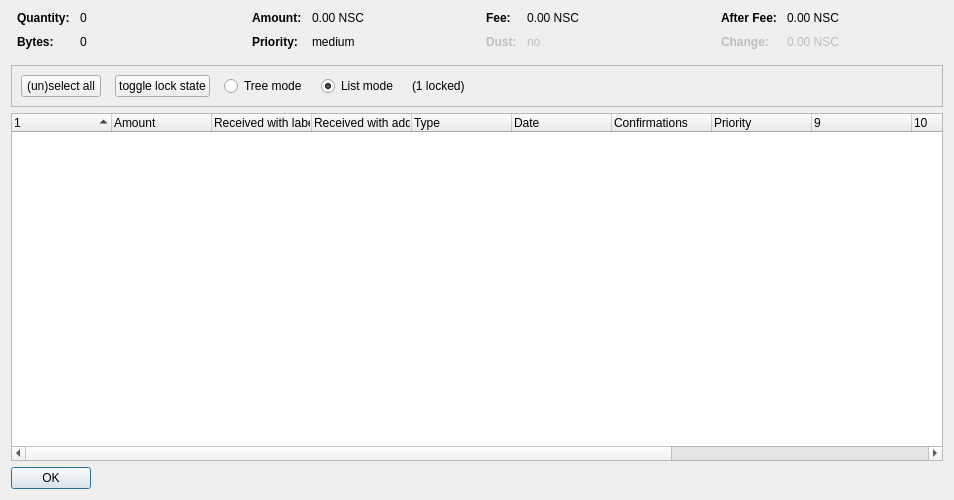
<?xml version="1.0" encoding="UTF-8"?>
<ui version="4.0">
 <class>CoinControlDialog</class>
 <widget class="QDialog" name="CoinControlDialog">
  <property name="geometry">
   <rect>
    <x>0</x>
    <y>0</y>
    <width>954</width>
    <height>500</height>
   </rect>
  </property>
  <property name="windowTitle">
   <string>Coin Selection</string>
  </property>
  <layout class="QVBoxLayout" name="verticalLayout">
   <item>
    <layout class="QHBoxLayout" name="horizontalLayoutTop" stretch="0,0,0,0">
     <property name="topMargin">
      <number>0</number>
     </property>
     <property name="bottomMargin">
      <number>10</number>
     </property>
     <item>
      <layout class="QFormLayout" name="formLayoutCoinControl1">
       <property name="horizontalSpacing">
        <number>10</number>
       </property>
       <property name="verticalSpacing">
        <number>10</number>
       </property>
       <property name="leftMargin">
        <number>6</number>
       </property>
       <property name="rightMargin">
        <number>6</number>
       </property>
       <item row="0" column="0">
        <widget class="QLabel" name="labelCoinControlQuantityText">
         <property name="font">
          <font>
           <weight>75</weight>
           <bold>true</bold>
          </font>
         </property>
         <property name="text">
          <string>Quantity:</string>
         </property>
        </widget>
       </item>
       <item row="0" column="1">
        <widget class="QLabel" name="labelCoinControlQuantity">
         <property name="cursor">
          <cursorShape>IBeamCursor</cursorShape>
         </property>
         <property name="contextMenuPolicy">
          <enum>Qt::ActionsContextMenu</enum>
         </property>
         <property name="text">
          <string notr="true">0</string>
         </property>
         <property name="textInteractionFlags">
          <set>Qt::LinksAccessibleByMouse|Qt::TextSelectableByKeyboard|Qt::TextSelectableByMouse</set>
         </property>
        </widget>
       </item>
       <item row="1" column="0">
        <widget class="QLabel" name="labelCoinControlBytesText">
         <property name="font">
          <font>
           <weight>75</weight>
           <bold>true</bold>
          </font>
         </property>
         <property name="text">
          <string>Bytes:</string>
         </property>
        </widget>
       </item>
       <item row="1" column="1">
        <widget class="QLabel" name="labelCoinControlBytes">
         <property name="cursor">
          <cursorShape>IBeamCursor</cursorShape>
         </property>
         <property name="contextMenuPolicy">
          <enum>Qt::ActionsContextMenu</enum>
         </property>
         <property name="text">
          <string notr="true">0</string>
         </property>
         <property name="textInteractionFlags">
          <set>Qt::LinksAccessibleByMouse|Qt::TextSelectableByKeyboard|Qt::TextSelectableByMouse</set>
         </property>
        </widget>
       </item>
      </layout>
     </item>
     <item>
      <layout class="QFormLayout" name="formLayoutCoinControl2">
       <property name="horizontalSpacing">
        <number>10</number>
       </property>
       <property name="verticalSpacing">
        <number>10</number>
       </property>
       <property name="leftMargin">
        <number>6</number>
       </property>
       <property name="rightMargin">
        <number>6</number>
       </property>
       <item row="0" column="0">
        <widget class="QLabel" name="labelCoinControlAmountText">
         <property name="font">
          <font>
           <weight>75</weight>
           <bold>true</bold>
          </font>
         </property>
         <property name="text">
          <string>Amount:</string>
         </property>
        </widget>
       </item>
       <item row="0" column="1">
        <widget class="QLabel" name="labelCoinControlAmount">
         <property name="cursor">
          <cursorShape>IBeamCursor</cursorShape>
         </property>
         <property name="contextMenuPolicy">
          <enum>Qt::ActionsContextMenu</enum>
         </property>
         <property name="text">
          <string notr="true">0.00 NSC</string>
         </property>
         <property name="textInteractionFlags">
          <set>Qt::LinksAccessibleByMouse|Qt::TextSelectableByKeyboard|Qt::TextSelectableByMouse</set>
         </property>
        </widget>
       </item>
       <item row="1" column="0">
        <widget class="QLabel" name="labelCoinControlPriorityText">
         <property name="font">
          <font>
           <weight>75</weight>
           <bold>true</bold>
          </font>
         </property>
         <property name="text">
          <string>Priority:</string>
         </property>
        </widget>
       </item>
       <item row="1" column="1">
        <widget class="QLabel" name="labelCoinControlPriority">
         <property name="cursor">
          <cursorShape>IBeamCursor</cursorShape>
         </property>
         <property name="contextMenuPolicy">
          <enum>Qt::ActionsContextMenu</enum>
         </property>
         <property name="text">
          <string>medium</string>
         </property>
         <property name="textInteractionFlags">
          <set>Qt::LinksAccessibleByMouse|Qt::TextSelectableByKeyboard|Qt::TextSelectableByMouse</set>
         </property>
        </widget>
       </item>
      </layout>
     </item>
     <item>
      <layout class="QFormLayout" name="formLayoutCoinControl3">
       <property name="horizontalSpacing">
        <number>10</number>
       </property>
       <property name="verticalSpacing">
        <number>10</number>
       </property>
       <property name="leftMargin">
        <number>6</number>
       </property>
       <property name="rightMargin">
        <number>6</number>
       </property>
       <item row="0" column="0">
        <widget class="QLabel" name="labelCoinControlFeeText">
         <property name="font">
          <font>
           <weight>75</weight>
           <bold>true</bold>
          </font>
         </property>
         <property name="text">
          <string>Fee:</string>
         </property>
        </widget>
       </item>
       <item row="0" column="1">
        <widget class="QLabel" name="labelCoinControlFee">
         <property name="cursor">
          <cursorShape>IBeamCursor</cursorShape>
         </property>
         <property name="contextMenuPolicy">
          <enum>Qt::ActionsContextMenu</enum>
         </property>
         <property name="text">
          <string notr="true">0.00 NSC</string>
         </property>
         <property name="textInteractionFlags">
          <set>Qt::LinksAccessibleByMouse|Qt::TextSelectableByKeyboard|Qt::TextSelectableByMouse</set>
         </property>
        </widget>
       </item>
       <item row="1" column="0">
        <widget class="QLabel" name="labelCoinControlLowOutputText">
         <property name="enabled">
          <bool>false</bool>
         </property>
         <property name="font">
          <font>
           <weight>75</weight>
           <bold>true</bold>
          </font>
         </property>
         <property name="text">
          <string>Dust:</string>
         </property>
        </widget>
       </item>
       <item row="1" column="1">
        <widget class="QLabel" name="labelCoinControlLowOutput">
         <property name="enabled">
          <bool>false</bool>
         </property>
         <property name="cursor">
          <cursorShape>IBeamCursor</cursorShape>
         </property>
         <property name="contextMenuPolicy">
          <enum>Qt::ActionsContextMenu</enum>
         </property>
         <property name="text">
          <string>no</string>
         </property>
         <property name="textInteractionFlags">
          <set>Qt::LinksAccessibleByMouse|Qt::TextSelectableByKeyboard|Qt::TextSelectableByMouse</set>
         </property>
        </widget>
       </item>
      </layout>
     </item>
     <item>
      <layout class="QFormLayout" name="formLayoutCoinControl4">
       <property name="horizontalSpacing">
        <number>10</number>
       </property>
       <property name="verticalSpacing">
        <number>10</number>
       </property>
       <property name="leftMargin">
        <number>6</number>
       </property>
       <property name="rightMargin">
        <number>6</number>
       </property>
       <item row="0" column="0">
        <widget class="QLabel" name="labelCoinControlAfterFeeText">
         <property name="font">
          <font>
           <weight>75</weight>
           <bold>true</bold>
          </font>
         </property>
         <property name="text">
          <string>After Fee:</string>
         </property>
        </widget>
       </item>
       <item row="0" column="1">
        <widget class="QLabel" name="labelCoinControlAfterFee">
         <property name="cursor">
          <cursorShape>IBeamCursor</cursorShape>
         </property>
         <property name="contextMenuPolicy">
          <enum>Qt::ActionsContextMenu</enum>
         </property>
         <property name="text">
          <string notr="true">0.00 NSC</string>
         </property>
         <property name="textInteractionFlags">
          <set>Qt::LinksAccessibleByMouse|Qt::TextSelectableByKeyboard|Qt::TextSelectableByMouse</set>
         </property>
        </widget>
       </item>
       <item row="1" column="0">
        <widget class="QLabel" name="labelCoinControlChangeText">
         <property name="enabled">
          <bool>false</bool>
         </property>
         <property name="font">
          <font>
           <weight>75</weight>
           <bold>true</bold>
          </font>
         </property>
         <property name="text">
          <string>Change:</string>
         </property>
        </widget>
       </item>
       <item row="1" column="1">
        <widget class="QLabel" name="labelCoinControlChange">
         <property name="enabled">
          <bool>false</bool>
         </property>
         <property name="cursor">
          <cursorShape>IBeamCursor</cursorShape>
         </property>
         <property name="contextMenuPolicy">
          <enum>Qt::ActionsContextMenu</enum>
         </property>
         <property name="text">
          <string notr="true">0.00 NSC</string>
         </property>
         <property name="textInteractionFlags">
          <set>Qt::LinksAccessibleByMouse|Qt::TextSelectableByKeyboard|Qt::TextSelectableByMouse</set>
         </property>
        </widget>
       </item>
      </layout>
     </item>
    </layout>
   </item>
   <item>
    <widget class="QFrame" name="frame">
     <property name="minimumSize">
      <size>
       <width>0</width>
       <height>40</height>
      </size>
     </property>
     <property name="frameShape">
      <enum>QFrame::StyledPanel</enum>
     </property>
     <property name="frameShadow">
      <enum>QFrame::Sunken</enum>
     </property>
     <layout class="QHBoxLayout" name="horizontalLayout">
      <item>
       <layout class="QHBoxLayout" name="horizontalLayoutPanel" stretch="0,0,0,0,0,0">
        <property name="spacing">
         <number>14</number>
        </property>
        <item>
         <widget class="QPushButton" name="pushButtonSelectAll">
          <property name="sizePolicy">
           <sizepolicy hsizetype="Maximum" vsizetype="Fixed">
            <horstretch>0</horstretch>
            <verstretch>0</verstretch>
           </sizepolicy>
          </property>
          <property name="text">
           <string>(un)select all</string>
          </property>
          <property name="autoDefault">
           <bool>false</bool>
          </property>
         </widget>
        </item>
        <item>
         <widget class="QPushButton" name="pushButtonToggleLock">
          <property name="sizePolicy">
           <sizepolicy hsizetype="Maximum" vsizetype="Fixed">
            <horstretch>0</horstretch>
            <verstretch>0</verstretch>
           </sizepolicy>
          </property>
          <property name="text">
           <string>toggle lock state</string>
          </property>
          <property name="autoDefault">
           <bool>false</bool>
          </property>
         </widget>
        </item>
        <item>
         <widget class="QRadioButton" name="radioTreeMode">
          <property name="sizePolicy">
           <sizepolicy hsizetype="Maximum" vsizetype="Fixed">
            <horstretch>0</horstretch>
            <verstretch>0</verstretch>
           </sizepolicy>
          </property>
          <property name="text">
           <string>Tree mode</string>
          </property>
         </widget>
        </item>
        <item>
         <widget class="QRadioButton" name="radioListMode">
          <property name="sizePolicy">
           <sizepolicy hsizetype="Maximum" vsizetype="Fixed">
            <horstretch>0</horstretch>
            <verstretch>0</verstretch>
           </sizepolicy>
          </property>
          <property name="text">
           <string>List mode</string>
          </property>
          <property name="checked">
           <bool>true</bool>
          </property>
         </widget>
        </item>
        <item>
         <widget class="QLabel" name="labelLocked">
          <property name="text">
           <string>(1 locked)</string>
          </property>
         </widget>
        </item>
        <item>
         <spacer name="horizontalSpacer">
          <property name="orientation">
           <enum>Qt::Horizontal</enum>
          </property>
          <property name="sizeHint" stdset="0">
           <size>
            <width>40</width>
            <height>20</height>
           </size>
          </property>
         </spacer>
        </item>
       </layout>
      </item>
     </layout>
    </widget>
   </item>
   <item>
    <widget class="CoinControlTreeWidget" name="treeWidget">
     <property name="contextMenuPolicy">
      <enum>Qt::CustomContextMenu</enum>
     </property>
     <property name="sortingEnabled">
      <bool>false</bool>
     </property>
     <property name="columnCount">
      <number>13</number>
     </property>
     <attribute name="headerShowSortIndicator" stdset="0">
      <bool>true</bool>
     </attribute>
     <attribute name="headerStretchLastSection">
      <bool>false</bool>
     </attribute>
     <column>
      <property name="text">
       <string/>
      </property>
     </column>
     <column>
      <property name="text">
       <string>Amount</string>
      </property>
     </column>
     <column>
      <property name="text">
       <string>Received with label</string>
      </property>
     </column>
     <column>
      <property name="text">
       <string>Received with address</string>
      </property>
     </column>
     <column>
      <property name="text">
	<string>Type</string>
      </property>
     </column>
     <column>
      <property name="text">
       <string>Date</string>
      </property>
     </column>
     <column>
      <property name="text">
       <string>Confirmations</string>
      </property>
      <property name="toolTip">
       <string>Confirmed</string>
      </property>
     </column>
     <column>
      <property name="text">
       <string>Priority</string>
      </property>
     </column>
     <column>
      <property name="text">
       <string/>
      </property>
     </column>
     <column>
      <property name="text">
       <string/>
      </property>
     </column>
     <column>
      <property name="text">
       <string/>
      </property>
     </column>
     <column>
      <property name="text">
       <string/>
      </property>
     </column>
     <column>
      <property name="text">
       <string/>
      </property>
     </column>
    </widget>
   </item>
   <item>
    <widget class="QDialogButtonBox" name="buttonBox">
     <property name="sizePolicy">
      <sizepolicy hsizetype="Maximum" vsizetype="Fixed">
       <horstretch>0</horstretch>
       <verstretch>0</verstretch>
      </sizepolicy>
     </property>
     <property name="orientation">
      <enum>Qt::Horizontal</enum>
     </property>
     <property name="standardButtons">
      <set>QDialogButtonBox::Ok</set>
     </property>
    </widget>
   </item>
  </layout>
 </widget>
 <customwidgets>
  <customwidget>
   <class>CoinControlTreeWidget</class>
   <extends>QTreeWidget</extends>
   <header>coincontroltreewidget.h</header>
  </customwidget>
 </customwidgets>
 <resources/>
 <connections/>
</ui>
